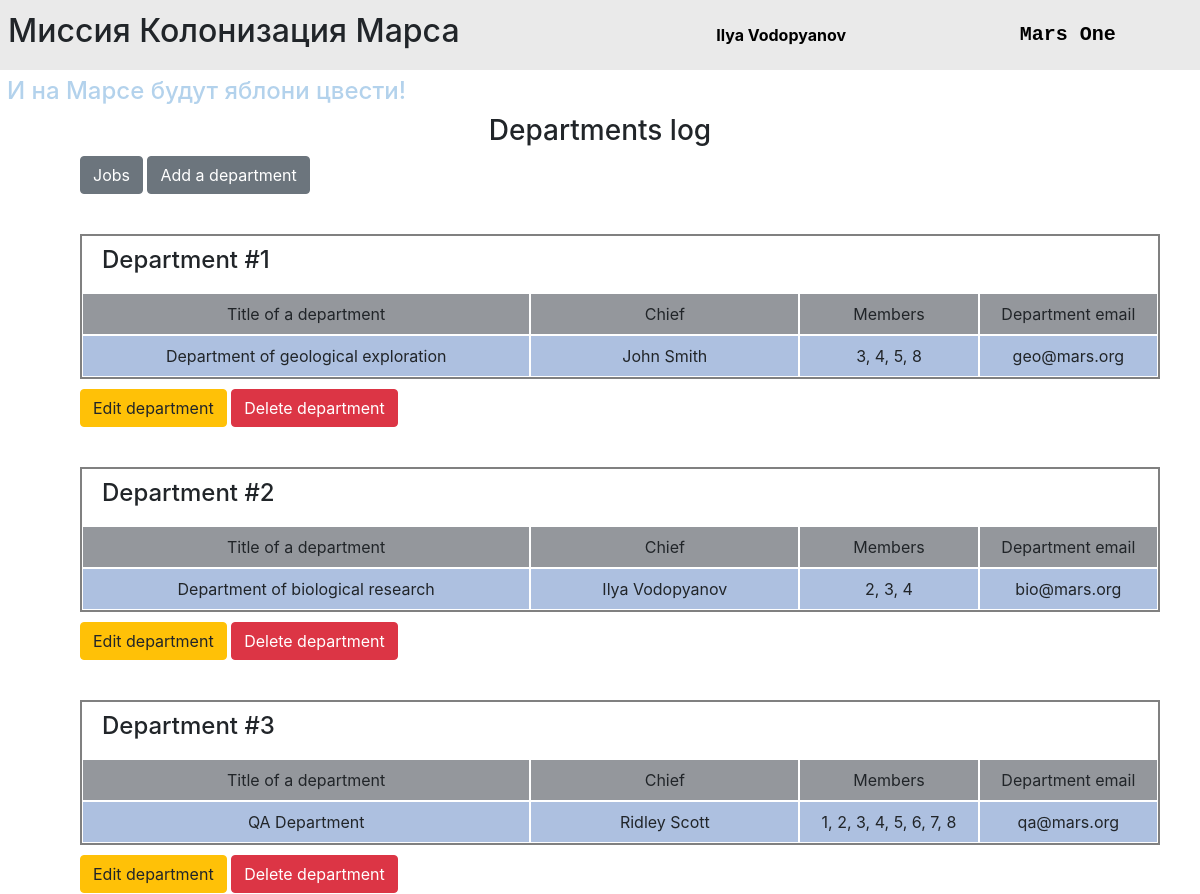
Page /departments_list (signed in) on the committed database.
### data/users.py (models this page shows, shortened)
class User(SqlAlchemyBase, UserMixin, SerializerMixin):
    __tablename__ = 'users'
    id = sqlalchemy.Column(sqlalchemy.Integer,
                           primary_key=True, autoincrement=True)
    surname = sqlalchemy.Column(sqlalchemy.String, nullable=True)
    name = sqlalchemy.Column(sqlalchemy.String, nullable=True)
    age = sqlalchemy.Column(sqlalchemy.Integer, nullable=True)
    position = sqlalchemy.Column(sqlalchemy.String, nullable=True)
    speciality = sqlalchemy.Column(sqlalchemy.String, nullable=True)
    address = sqlalchemy.Column(sqlalchemy.String, nullable=True)
    email = sqlalchemy.Column(sqlalchemy.String,
                              unique=True, nullable=True)
    hashed_password = sqlalchemy.Column(sqlalchemy.String, nullable=True)
    modified_date = sqlalchemy.Column(sqlalchemy.DateTime,
                                      default=datetime.datetime.now)
    jobs = orm.relation("Jobs", back_populates='user')
    departments = orm.relation("Department", back_populates='user')

### data/departments.py (models this page shows, shortened)
class Department(SqlAlchemyBase, SerializerMixin):
    __tablename__ = 'departments'
    id = sqlalchemy.Column(sqlalchemy.Integer,
                           primary_key=True, autoincrement=True)
    title = sqlalchemy.Column(sqlalchemy.String)
    chief = sqlalchemy.Column(sqlalchemy.Integer, sqlalchemy.ForeignKey("users.id"))
    members = sqlalchemy.Column(sqlalchemy.String)
    email = sqlalchemy.Column(sqlalchemy.String)
    user = orm.relation("User")

### main.py (the view)
@app.route("/departments_list")
def departments_list():
    session = db_session.create_session()
    all_departments = session.query(Department).all()
    return render_template("departments.html",
                           title="Departments log",
                           all_departments=all_departments)

### data/db_session.py (called while the page is built)
def create_session() -> Session:
    global __factory
    return __factory()

### main.py (called while the page is built)
@login_manager.user_loader
def load_user(user_id):
    session = db_session.create_session()
    return session.query(User).get(user_id)

### templates/departments.html
{% extends "base.html" %}
{% block content %}
<div class="container-fluid">
    <div class="row">
        <div class="col-12 text-center">
            <h3>{{title}}</h3>
        </div>
    </div>
    <div class="buttons">
        <a href="/" class="btn btn-secondary">Jobs</a>
        {% if current_user.is_authenticated %}
        <a href="/department" class="btn btn-secondary">Add a department</a>
        {% endif %}
    </div>
    {% for department in all_departments %}
    <div class="container-fluid item">
        <div class="row">
            <div class="col-12 action-title"><h4>Department #{{department.id}}</h4></div>
        </div>
        <div class="row">
            <div class="col-5 title">Title of a department</div>
            <div class="col-3 title">Chief</div>
            <div class="col-2 title">Members</div>
            <div class="col-2 title">Department email</div>
        </div>
        <div class="row">
            <div class="col-5 cell">{{department.title}}</div>
            <div class="col-3 cell">{{department.user.name + " " + department.user.surname}}</div>
            <div class="col-2 cell">{{department.members}}</div>
            <div class="col-2 cell">{{department.email}}</div>
        </div>
    </div>
    {% if current_user.id == 1 or current_user.id == department.chief %}
    <div class="buttons">
        <a href="/department/{{department.id}}" class="btn btn-warning">Edit department</a>
        <a href="/delete_department/{{department.id}}" class="btn btn-danger">Delete department</a>
    </div>
    {% endif %}
    {% endfor %}
</div>
{% endblock %}

### templates/base.html (shortened to what this page needs)
<!DOCTYPE html>
<html lang="en">
<head>
    <link rel="stylesheet"
          href="https://stackpath.bootstrapcdn.com/bootstrap/4.4.1/css/bootstrap.min.css"
>
    <link rel="stylesheet" href="/static/css/style.css">
</head>
<body>
    <div class="row align-items-center mission">
        <h2 class="col-md-7 col-sm-6 mission-name">Миссия Колонизация Марса</h2>
        <p class="col-md-3 col-sm-3 mission-user">
            {% if current_user.is_authenticated %}
            <a class="alert-link" href="/logout" title="log out">{{ current_user.name + " " + current_user.surname }}</a>
            {% else %}
            <a href="/register" class="btn btn-primary">Register</a>
            <a href="/login" class="btn btn-success">Log in</a>
            {% endif %}
        </p>
        <a href="/" class="col-md-2 col-sm-3 mission-logo">Mars One</a>
    </div>
    <div class="slogan">
        <h4>И на Марсе будут яблони цвести!</h4>
    </div>
    <main role="main" class="container">
        {% block content %}{% endblock %}
    </main>
</body>
</html>

### static/css/style.css (style rules this page uses)
.title { background-color: #94979c; }
.cell { background-color: #adc0e0; }
.title, .cell { padding: 8px; border: 1px solid white; text-align: center; }
.item { margin: 40px 20px 10px 20px; border: 2px solid gray; }
.buttons { margin: 1px 1px 1px 20px; }
.action-title { padding: 10px 20px; }
.mission { background-color: #eaeaea; padding: 8px; }
.mission-logo { margin: 12px 0; font-family: monospace; font-size: 20px; font-weight: 600; color: black!important; cursor: pointer; text-decoration: none!important; }
.mission-user { margin: 12px 0; }
.mission-user a { color: black; font-weight: 700; }
.slogan { color: #b3d2ec; margin: 7px; }

### rows in the picture
User: name+surname "Ilya Vodopyanov"
Department: id "1", title "Department of geological exploration", user "John Smith", members "3, 4, 5, 8", email "geo@mars.org"
Department: id "2", title "Department of biological research", user "Ilya Vodopyanov", members "2, 3, 4", email "bio@mars.org"
Department: id "3", title "QA Department", user "Ridley Scott", members "1, 2, 3, 4, 5, 6, 7, 8", email "qa@mars.org"

### other values in the picture
{{ title }} "Departments log"
